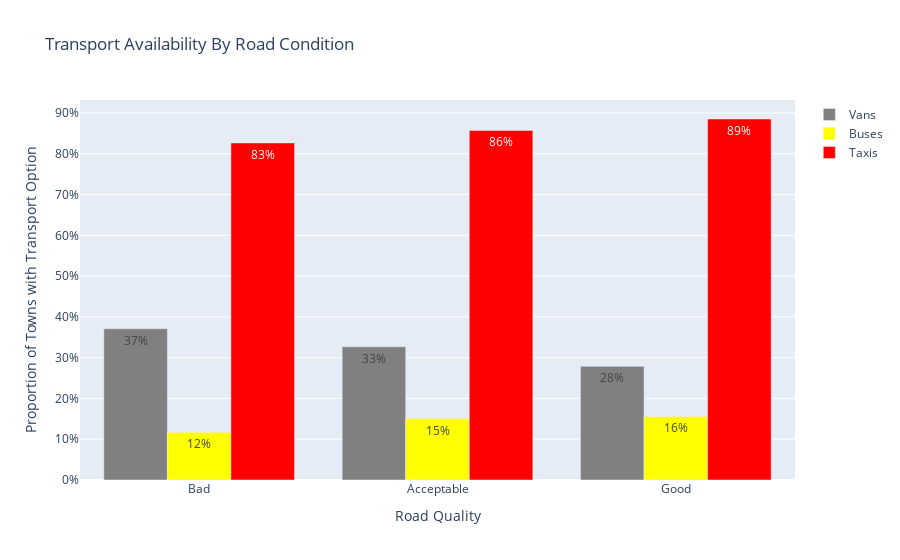

Notebook code cell kept with this figure:
### Code cell
trace_bus = go.Bar(x=road_conditions, y=bus_availability, name="Buses", marker=dict(color="#FFFF00"),text=[f"{val * 100:.0f}%" for val in bus_availability])
trace_van = go.Bar(x=road_conditions, y=van_availability, name="Vans", marker=dict(color="#808080"), text=[f"{val * 100:.0f}%" for val in van_availability])
trace_taxi = go.Bar(x=road_conditions, y=taxi_availability, name="Taxis", marker=dict(color="#FF0000"),text=[f"{val * 100:.0f}%" for val in taxi_availability])

data = [trace_van, trace_bus, trace_taxi]
layout = go.Layout(title="Transport Availability By Road Condition",
                   xaxis=dict(title="Road Quality"),
                   yaxis=dict(title="Proportion of Towns with Transport Option", tickformat= ".0%"),
                   barmode='group')

fig = go.Figure(data=data, layout=layout)
iplot(fig)

### Figure 1 — Plotly figure (JSON) as saved in the notebook; plotly's stock layout.template omitted (floating-point values rounded to 4 significant figures)
{"data": [{"marker": {"color": "#808080"}, "name": "Vans", "text": ["37%", "33%", "28%"], "type": "bar", "x": ["Bad", "Acceptable", "Good"], "y": [0.371, 0.3268, 0.2787]}, {"marker": {"color": "#FFFF00"}, "name": "Buses", "text": ["12%", "15%", "16%"], "type": "bar", "x": ["Bad", "Acceptable", "Good"], "y": [0.1169, 0.1507, 0.1557]}, {"marker": {"color": "#FF0000"}, "name": "Taxis", "text": ["83%", "86%", "89%"], "type": "bar", "x": ["Bad", "Acceptable", "Good"], "y": [0.8266, 0.8571, 0.8852]}], "layout": {"autosize": true, "barmode": "group", "title": {"text": "Transport Availability By Road Condition"}, "xaxis": {"autorange": true, "range": [-0.5, 2.5], "title": {"text": "Road Quality"}, "type": "category"}, "yaxis": {"autorange": true, "range": [0, 0.9318], "tickformat": ".0%", "title": {"text": "Proportion of Towns with Transport Option"}, "type": "linear"}}}
